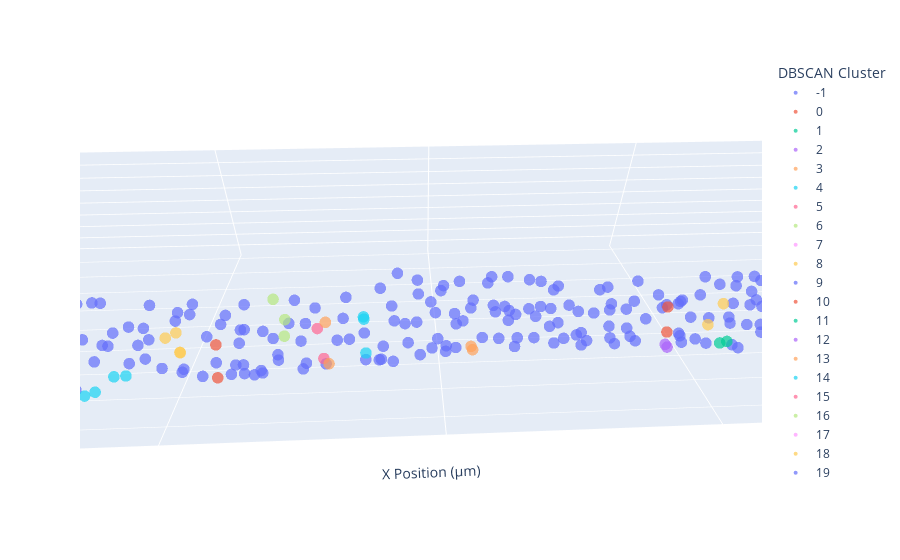

Source (notebook cell):
### Code cell
fig = px.scatter_3d(coord, 
                    x='Centroid_X_um', 
                    y='Centroid_Y_um', 
                    z='Mean_Z_um', 
                    color='Cluster', 
                    labels={
                        "Centroid_X_um": "X Position (µm)",
                        "Centroid_Y_um": "Y Position (µm)",
                        "Mean_Z_um": "Z Position (µm)",
                        "Cluster": "DBSCAN Cluster"  # Sets the legend title
                    },
                    # Use color_discrete_sequence for categorical data
                    color_discrete_sequence=px.colors.qualitative.Plotly)
                    
fig.update_traces(marker=dict(size=4, opacity=0.7))
fig.update_layout(scene=dict(aspectratio=dict(x=5, y=1, z=.5), 
                                   xaxis = dict(showticklabels = False),
                                   yaxis = dict(showticklabels = False),
                                   zaxis = dict(showticklabels = False)))

fig.show()

### Figure 1 — Plotly figure (JSON) as saved in the notebook; plotly's stock layout.template omitted (floating-point values rounded to 4 significant figures; data arrays with more than 128 entries replaced by an {"elided": "..."} marker saying what was removed)
{"data": [{"hovertemplate": "DBSCAN Cluster=-1<br>X Position (µm)=%{x}<br>Y Position (µm)=%{y}<br>Z Position (µm)=%{z}<extra></extra>", "legendgroup": "-1", "marker": {"color": "#636EFA", "opacity": 0.7, "size": 4, "symbol": "circle"}, "mode": "markers", "name": "-1", "scene": "scene", "showlegend": true, "type": "scatter3d", "x": {"elided": "365 float values"}, "y": {"elided": "365 float values"}, "z": {"elided": "365 float values"}}, {"hovertemplate": "DBSCAN Cluster=0<br>X Position (µm)=%{x}<br>Y Position (µm)=%{y}<br>Z Position (µm)=%{z}<extra></extra>", "legendgroup": "0", "marker": {"color": "#EF553B", "opacity": 0.7, "size": 4, "symbol": "circle"}, "mode": "markers", "name": "0", "scene": "scene", "showlegend": true, "type": "scatter3d", "x": [354.2, 361.2], "y": [366.5, 354.5], "z": [49.3, 62.62]}, {"hovertemplate": "DBSCAN Cluster=1<br>X Position (µm)=%{x}<br>Y Position (µm)=%{y}<br>Z Position (µm)=%{z}<extra></extra>", "legendgroup": "1", "marker": {"color": "#00CC96", "opacity": 0.7, "size": 4, "symbol": "circle"}, "mode": "markers", "name": "1", "scene": "scene", "showlegend": true, "type": "scatter3d", "x": [417.5, 401.9, 429.7, 439.0], "y": [405.4, 405.0, 413.4, 429.5], "z": [49.08, 48.8, 49.33, 48.89]}, {"hovertemplate": "DBSCAN Cluster=2<br>X Position (µm)=%{x}<br>Y Position (µm)=%{y}<br>Z Position (µm)=%{z}<extra></extra>", "legendgroup": "2", "marker": {"color": "#AB63FA", "opacity": 0.7, "size": 4, "symbol": "circle"}, "mode": "markers", "name": "2", "scene": "scene", "showlegend": true, "type": "scatter3d", "x": [460.6, 442.5, 458.6, 471.7], "y": [470.3, 475.5, 484.7, 496.0], "z": [71.01, 51.95, 57.56, 53.17]}, {"hovertemplate": "DBSCAN Cluster=3<br>X Position (µm)=%{x}<br>Y Position (µm)=%{y}<br>Z Position (µm)=%{z}<extra></extra>", "legendgroup": "3", "marker": {"color": "#FFA15A", "opacity": 0.7, "size": 4, "symbol": "circle"}, "mode": "markers", "name": "3", "scene": "scene", "showlegend": true, "type": "scatter3d", "x": [597.1, 608.6], "y": [570.5, 581.6], "z": [71.9, 62.61]}, {"hovertemplate": "DBSCAN Cluster=4<br>X Position (µm)=%{x}<br>Y Position (µm)=%{y}<br>Z Position (µm)=%{z}<extra></extra>", "legendgroup": "4", "marker": {"color": "#19D3F3", "opacity": 0.7, "size": 4, "symbol": "circle"}, "mode": "markers", "name": "4", "scene": "scene", "showlegend": true, "type": "scatter3d", "x": [668.6, 662.9], "y": [572.2, 590.7], "z": [50.73, 48.45]}, {"hovertemplate": "DBSCAN Cluster=5<br>X Position (µm)=%{x}<br>Y Position (µm)=%{y}<br>Z Position (µm)=%{z}<extra></extra>", "legendgroup": "5", "marker": {"color": "#FF6692", "opacity": 0.7, "size": 4, "symbol": "circle"}, "mode": "markers", "name": "5", "scene": "scene", "showlegend": true, "type": "scatter3d", "x": [564.6, 574.7], "y": [574.7, 582.8], "z": [62.03, 50.71]}, {"hovertemplate": "DBSCAN Cluster=6<br>X Position (µm)=%{x}<br>Y Position (µm)=%{y}<br>Z Position (µm)=%{z}<extra></extra>", "legendgroup": "6", "marker": {"color": "#B6E880", "opacity": 0.7, "size": 4, "symbol": "circle"}, "mode": "markers", "name": "6", "scene": "scene", "showlegend": true, "type": "scatter3d", "x": [698.6, 691.3], "y": [615.4, 631.8], "z": [51.95, 48.86]}, {"hovertemplate": "DBSCAN Cluster=7<br>X Position (µm)=%{x}<br>Y Position (µm)=%{y}<br>Z Position (µm)=%{z}<extra></extra>", "legendgroup": "7", "marker": {"color": "#FF97FF", "opacity": 0.7, "size": 4, "symbol": "circle"}, "mode": "markers", "name": "7", "scene": "scene", "showlegend": true, "type": "scatter3d", "x": [736.0, 717.1], "y": [743.1, 745.1], "z": [72.41, 72.1]}, {"hovertemplate": "DBSCAN Cluster=8<br>X Position (µm)=%{x}<br>Y Position (µm)=%{y}<br>Z Position (µm)=%{z}<extra></extra>", "legendgroup": "8", "marker": {"color": "#FECB52", "opacity": 0.7, "size": 4, "symbol": "circle"}, "mode": "markers", "name": "8", "scene": "scene", "showlegend": true, "type": "scatter3d", "x": [950.9, 936.6], "y": [770.1, 767.4], "z": [55.12, 63.17]}, {"hovertemplate": "DBSCAN Cluster=9<br>X Position (µm)=%{x}<br>Y Position (µm)=%{y}<br>Z Position (µm)=%{z}<extra></extra>", "legendgroup": "9", "marker": {"color": "#636EFA", "opacity": 0.7, "size": 4, "symbol": "circle"}, "mode": "markers", "name": "9", "scene": "scene", "showlegend": true, "type": "scatter3d", "x": [1005.0, 1014.0], "y": [778.5, 787.0], "z": [51.59, 53.53]}, {"hovertemplate": "DBSCAN Cluster=10<br>X Position (µm)=%{x}<br>Y Position (µm)=%{y}<br>Z Position (µm)=%{z}<extra></extra>", "legendgroup": "10", "marker": {"color": "#EF553B", "opacity": 0.7, "size": 4, "symbol": "circle"}, "mode": "markers", "name": "10", "scene": "scene", "showlegend": true, "type": "scatter3d", "x": [1037.0, 1049.0], "y": [781.2, 769.9], "z": [53.62, 62.73]}, {"hovertemplate": "DBSCAN Cluster=11<br>X Position (µm)=%{x}<br>Y Position (µm)=%{y}<br>Z Position (µm)=%{z}<extra></extra>", "legendgroup": "11", "marker": {"color": "#00CC96", "opacity": 0.7, "size": 4, "symbol": "circle"}, "mode": "markers", "name": "11", "scene": "scene", "showlegend": true, "type": "scatter3d", "x": [932.9, 950.1], "y": [835.0, 841.8], "z": [54.2, 54.33]}, {"hovertemplate": "DBSCAN Cluster=12<br>X Position (µm)=%{x}<br>Y Position (µm)=%{y}<br>Z Position (µm)=%{z}<extra></extra>", "legendgroup": "12", "marker": {"color": "#AB63FA", "opacity": 0.7, "size": 4, "symbol": "circle"}, "mode": "markers", "name": "12", "scene": "scene", "showlegend": true, "type": "scatter3d", "x": [1057.0, 1059.0], "y": [836.2, 853.0], "z": [53.93, 54.46]}, {"hovertemplate": "DBSCAN Cluster=13<br>X Position (µm)=%{x}<br>Y Position (µm)=%{y}<br>Z Position (µm)=%{z}<extra></extra>", "legendgroup": "13", "marker": {"color": "#FFA15A", "opacity": 0.7, "size": 4, "symbol": "circle"}, "mode": "markers", "name": "13", "scene": "scene", "showlegend": true, "type": "scatter3d", "x": [1444.0, 1442.0], "y": [852.9, 866.1], "z": [57.25, 57.25]}, {"hovertemplate": "DBSCAN Cluster=14<br>X Position (µm)=%{x}<br>Y Position (µm)=%{y}<br>Z Position (µm)=%{z}<extra></extra>", "legendgroup": "14", "marker": {"color": "#19D3F3", "opacity": 0.7, "size": 4, "symbol": "circle"}, "mode": "markers", "name": "14", "scene": "scene", "showlegend": true, "type": "scatter3d", "x": [1643.0, 1640.0, 1643.0], "y": [860.4, 873.5, 847.0], "z": [56.72, 70.57, 69.05]}, {"hovertemplate": "DBSCAN Cluster=15<br>X Position (µm)=%{x}<br>Y Position (µm)=%{y}<br>Z Position (µm)=%{z}<extra></extra>", "legendgroup": "15", "marker": {"color": "#FF6692", "opacity": 0.7, "size": 4, "symbol": "circle"}, "mode": "markers", "name": "15", "scene": "scene", "showlegend": true, "type": "scatter3d", "x": [1719.0, 1724.0], "y": [887.5, 874.9], "z": [57.84, 67.87]}, {"hovertemplate": "DBSCAN Cluster=16<br>X Position (µm)=%{x}<br>Y Position (µm)=%{y}<br>Z Position (µm)=%{z}<extra></extra>", "legendgroup": "16", "marker": {"color": "#B6E880", "opacity": 0.7, "size": 4, "symbol": "circle"}, "mode": "markers", "name": "16", "scene": "scene", "showlegend": true, "type": "scatter3d", "x": [1784.0, 1776.0, 1774.0], "y": [901.2, 914.1, 889.2], "z": [80.41, 69.12, 72.6]}, {"hovertemplate": "DBSCAN Cluster=17<br>X Position (µm)=%{x}<br>Y Position (µm)=%{y}<br>Z Position (µm)=%{z}<extra></extra>", "legendgroup": "17", "marker": {"color": "#FF97FF", "opacity": 0.7, "size": 4, "symbol": "circle"}, "mode": "markers", "name": "17", "scene": "scene", "showlegend": true, "type": "scatter3d", "x": [2706.0, 2714.0], "y": [909.6, 925.1], "z": [76.95, 82.02]}, {"hovertemplate": "DBSCAN Cluster=18<br>X Position (µm)=%{x}<br>Y Position (µm)=%{y}<br>Z Position (µm)=%{z}<extra></extra>", "legendgroup": "18", "marker": {"color": "#FECB52", "opacity": 0.7, "size": 4, "symbol": "circle"}, "mode": "markers", "name": "18", "scene": "scene", "showlegend": true, "type": "scatter3d", "x": [2897.0, 2881.0], "y": [910.5, 912.5], "z": [71.95, 80.09]}, {"hovertemplate": "DBSCAN Cluster=19<br>X Position (µm)=%{x}<br>Y Position (µm)=%{y}<br>Z Position (µm)=%{z}<extra></extra>", "legendgroup": "19", "marker": {"color": "#636EFA", "opacity": 0.7, "size": 4, "symbol": "circle"}, "mode": "markers", "name": "19", "scene": "scene", "showlegend": true, "type": "scatter3d", "x": [1825.0, 1838.0, 1854.0, 1862.0, 1852.0], "y": [928.3, 938.2, 938.0, 923.7, 925.3], "z": [57.24, 57.73, 58.28, 77.54, 68.17]}, {"hovertemplate": "DBSCAN Cluster=20<br>X Position (µm)=%{x}<br>Y Position (µm)=%{y}<br>Z Position (µm)=%{z}<extra></extra>", "legendgroup": "20", "marker": {"color": "#EF553B", "opacity": 0.7, "size": 4, "symbol": "circle"}, "mode": "markers", "name": "20", "scene": "scene", "showlegend": true, "type": "scatter3d", "x": [2834.0, 2814.0], "y": [933.8, 933.2], "z": [63.32, 63.63]}, {"hovertemplate": "DBSCAN Cluster=21<br>X Position (µm)=%{x}<br>Y Position (µm)=%{y}<br>Z Position (µm)=%{z}<extra></extra>", "legendgroup": "21", "marker": {"color": "#00CC96", "opacity": 0.7, "size": 4, "symbol": "circle"}, "mode": "markers", "name": "21", "scene": "scene", "showlegend": true, "type": "scatter3d", "x": [2481.0, 2497.0], "y": [934.0, 928.2], "z": [81.88, 75.48]}, {"hovertemplate": "DBSCAN Cluster=22<br>X Position (µm)=%{x}<br>Y Position (µm)=%{y}<br>Z Position (µm)=%{z}<extra></extra>", "legendgroup": "22", "marker": {"color": "#AB63FA", "opacity": 0.7, "size": 4, "symbol": "circle"}, "mode": "markers", "name": "22", "scene": "scene", "showlegend": true, "type": "scatter3d", "x": [2826.0, 2821.0], "y": [944.8, 956.6], "z": [87.95, 80.07]}, {"hovertemplate": "DBSCAN Cluster=23<br>X Position (µm)=%{x}<br>Y Position (µm)=%{y}<br>Z Position (µm)=%{z}<extra></extra>", "legendgroup": "23", "marker": {"color": "#FFA15A", "opacity": 0.7, "size": 4, "symbol": "circle"}, "mode": "markers", "name": "23", "scene": "scene", "showlegend": true, "type": "scatter3d", "x": [1702.0, 1699.0], "y": [950.1, 938.0], "z": [62.23, 75.58]}, {"hovertemplate": "DBSCAN Cluster=24<br>X Position (µm)=%{x}<br>Y Position (µm)=%{y}<br>Z Position (µm)=%{z}<extra></extra>", "legendgroup": "24", "marker": {"color": "#19D3F3", "opacity": 0.7, "size": 4, "symbol": "circle"}, "mode": "markers", "name": "24", "scene": "scene", "showlegend": true, "type": "scatter3d", "x": [2052.0, 2072.0], "y": [951.2, 953.4], "z": [60.26, 60.34]}, {"hovertemplate": "DBSCAN Cluster=25<br>X Position (µm)=%{x}<br>Y Position (µm)=%{y}<br>Z Position (µm)=%{z}<extra></extra>", "legendgroup": "25", "marker": {"color": "#FF6692", "opacity": 0.7, "size": 4, "symbol": "circle"}, "mode": "markers", "name": "25", "scene": "scene", "showlegend": true, "type": "scatter3d", "x": [2676.0, 2687.0], "y": [951.3, 963.3], "z": [77.67, 88.37]}, {"hovertemplate": "DBSCAN Cluster=26<br>X Position (µm)=%{x}<br>Y Position (µm)=%{y}<br>Z Position (µm)=%{z}<extra></extra>", "legendgroup": "26", "marker": {"color": "#B6E880", "opacity": 0.7, "size": 4, "symbol": "circle"}, "mode": "markers", "name": "26", "scene": "scene", "showlegend": true, "type": "scatter3d", "x": [2799.0, 2780.0], "y": [953.6, 956.7], "z": [83.69, 83.37]}, {"hovertemplate": "DBSCAN Cluster=27<br>X Position (µm)=%{x}<br>Y Position (µm)=%{y}<br>Z Position (µm)=%{z}<extra></extra>", "legendgroup": "27", "marker": {"color": "#FF97FF", "opacity": 0.7, "size": 4, "symbol": "circle"}, "mode": "markers", "name": "27", "scene": "scene", "showlegend": true, "type": "scatter3d", "x": [2194.0, 2205.0, 2199.0], "y": [956.3, 981.5, 966.8], "z": [60.08, 83.66, 74.96]}, {"hovertemplate": "DBSCAN Cluster=28<br>X Position (µm)=%{x}<br>Y Position (µm)=%{y}<br>Z Position (µm)=%{z}<extra></extra>", "legendgroup": "28", "marker": {"color": "#FECB52", "opacity": 0.7, "size": 4, "symbol": "circle"}, "mode": "markers", "name": "28", "scene": "scene", "showlegend": true, "type": "scatter3d", "x": [2148.0, 2133.0], "y": [960.2, 964.5], "z": [65.85, 73.99]}, {"hovertemplate": "DBSCAN Cluster=29<br>X Position (µm)=%{x}<br>Y Position (µm)=%{y}<br>Z Position (µm)=%{z}<extra></extra>", "legendgroup": "29", "marker": {"color": "#636EFA", "opacity": 0.7, "size": 4, "symbol": "circle"}, "mode": "markers", "name": "29", "scene": "scene", "showlegend": true, "type": "scatter3d", "x": [2446.0, 2434.0], "y": [968.1, 980.2], "z": [60.81, 70.68]}, {"hovertemplate": "DBSCAN Cluster=30<br>X Position (µm)=%{x}<br>Y Position (µm)=%{y}<br>Z Position (µm)=%{z}<extra></extra>", "legendgroup": "30", "marker": {"color": "#EF553B", "opacity": 0.7, "size": 4, "symbol": "circle"}, "mode": "markers", "name": "30", "scene": "scene", "showlegend": true, "type": "scatter3d", "x": [1893.0, 1878.0], "y": [968.4, 967.6], "z": [60.3, 71.91]}, {"hovertemplate": "DBSCAN Cluster=31<br>X Position (µm)=%{x}<br>Y Position (µm)=%{y}<br>Z Position (µm)=%{z}<extra></extra>", "legendgroup": "31", "marker": {"color": "#00CC96", "opacity": 0.7, "size": 4, "symbol": "circle"}, "mode": "markers", "name": "31", "scene": "scene", "showlegend": true, "type": "scatter3d", "x": [2884.0, 2902.0], "y": [974.4, 976.3], "z": [64.26, 62.95]}, {"hovertemplate": "DBSCAN Cluster=32<br>X Position (µm)=%{x}<br>Y Position (µm)=%{y}<br>Z Position (µm)=%{z}<extra></extra>", "legendgroup": "32", "marker": {"color": "#AB63FA", "opacity": 0.7, "size": 4, "symbol": "circle"}, "mode": "markers", "name": "32", "scene": "scene", "showlegend": true, "type": "scatter3d", "x": [2853.0, 2838.0], "y": [985.7, 989.4], "z": [87.79, 86.69]}, {"hovertemplate": "DBSCAN Cluster=33<br>X Position (µm)=%{x}<br>Y Position (µm)=%{y}<br>Z Position (µm)=%{z}<extra></extra>", "legendgroup": "33", "marker": {"color": "#FFA15A", "opacity": 0.7, "size": 4, "symbol": "circle"}, "mode": "markers", "name": "33", "scene": "scene", "showlegend": true, "type": "scatter3d", "x": [2325.0, 2312.0, 2316.0], "y": [988.3, 988.8, 1003.0], "z": [84.5, 82.03, 86.57]}, {"hovertemplate": "DBSCAN Cluster=34<br>X Position (µm)=%{x}<br>Y Position (µm)=%{y}<br>Z Position (µm)=%{z}<extra></extra>", "legendgroup": "34", "marker": {"color": "#19D3F3", "opacity": 0.7, "size": 4, "symbol": "circle"}, "mode": "markers", "name": "34", "scene": "scene", "showlegend": true, "type": "scatter3d", "x": [2089.0, 2107.0], "y": [1002.0, 1006.0], "z": [60.18, 59.31]}, {"hovertemplate": "DBSCAN Cluster=35<br>X Position (µm)=%{x}<br>Y Position (µm)=%{y}<br>Z Position (µm)=%{z}<extra></extra>", "legendgroup": "35", "marker": {"color": "#FF6692", "opacity": 0.7, "size": 4, "symbol": "circle"}, "mode": "markers", "name": "35", "scene": "scene", "showlegend": true, "type": "scatter3d", "x": [2839.0, 2820.0, 2854.0], "y": [903.5, 909.5, 914.8], "z": [78.48, 77.91, 80.71]}, {"hovertemplate": "DBSCAN Cluster=36<br>X Position (µm)=%{x}<br>Y Position (µm)=%{y}<br>Z Position (µm)=%{z}<extra></extra>", "legendgroup": "36", "marker": {"color": "#B6E880", "opacity": 0.7, "size": 4, "symbol": "circle"}, "mode": "markers", "name": "36", "scene": "scene", "showlegend": true, "type": "scatter3d", "x": [2800.0, 2784.0], "y": [917.5, 919.2], "z": [70.28, 78.26]}, {"hovertemplate": "DBSCAN Cluster=37<br>X Position (µm)=%{x}<br>Y Position (µm)=%{y}<br>Z Position (µm)=%{z}<extra></extra>", "legendgroup": "37", "marker": {"color": "#FF97FF", "opacity": 0.7, "size": 4, "symbol": "circle"}, "mode": "markers", "name": "37", "scene": "scene", "showlegend": true, "type": "scatter3d", "x": [2123.0, 2140.0], "y": [926.5, 929.1], "z": [80.98, 75.48]}, {"hovertemplate": "DBSCAN Cluster=38<br>X Position (µm)=%{x}<br>Y Position (µm)=%{y}<br>Z Position (µm)=%{z}<extra></extra>", "legendgroup": "38", "marker": {"color": "#FECB52", "opacity": 0.7, "size": 4, "symbol": "circle"}, "mode": "markers", "name": "38", "scene": "scene", "showlegend": true, "type": "scatter3d", "x": [1947.0, 1949.0, 1959.0, 1948.0], "y": [936.0, 944.7, 954.7, 946.0], "z": [73.39, 67.5, 73.46, 67.5]}, {"hovertemplate": "DBSCAN Cluster=39<br>X Position (µm)=%{x}<br>Y Position (µm)=%{y}<br>Z Position (µm)=%{z}<extra></extra>", "legendgroup": "39", "marker": {"color": "#636EFA", "opacity": 0.7, "size": 4, "symbol": "circle"}, "mode": "markers", "name": "39", "scene": "scene", "showlegend": true, "type": "scatter3d", "x": [2335.0, 2336.0], "y": [969.2, 962.0], "z": [70.03, 76.95]}, {"hovertemplate": "DBSCAN Cluster=40<br>X Position (µm)=%{x}<br>Y Position (µm)=%{y}<br>Z Position (µm)=%{z}<extra></extra>", "legendgroup": "40", "marker": {"color": "#EF553B", "opacity": 0.7, "size": 4, "symbol": "circle"}, "mode": "markers", "name": "40", "scene": "scene", "showlegend": true, "type": "scatter3d", "x": [2914.0, 2899.0], "y": [982.7, 988.7], "z": [81.44, 82.4]}, {"hovertemplate": "DBSCAN Cluster=41<br>X Position (µm)=%{x}<br>Y Position (µm)=%{y}<br>Z Position (µm)=%{z}<extra></extra>", "legendgroup": "41", "marker": {"color": "#00CC96", "opacity": 0.7, "size": 4, "symbol": "circle"}, "mode": "markers", "name": "41", "scene": "scene", "showlegend": true, "type": "scatter3d", "x": [2486.0, 2504.0], "y": [1004.0, 1006.0], "z": [77.03, 83.28]}, {"hovertemplate": "DBSCAN Cluster=42<br>X Position (µm)=%{x}<br>Y Position (µm)=%{y}<br>Z Position (µm)=%{z}<extra></extra>", "legendgroup": "42", "marker": {"color": "#AB63FA", "opacity": 0.7, "size": 4, "symbol": "circle"}, "mode": "markers", "name": "42", "scene": "scene", "showlegend": true, "type": "scatter3d", "x": [2099.0, 2119.0], "y": [1015.0, 1017.0], "z": [85.24, 85.0]}], "layout": {"autosize": true, "legend": {"title": {"text": "DBSCAN Cluster"}, "tracegroupgap": 0}, "margin": {"t": 60}, "scene": {"aspectratio": {"x": 5, "y": 1, "z": 0.5}, "camera": {"center": {"x": 0, "y": 0, "z": 0}, "eye": {"x": 0.06434, "y": 1.44, "z": 1.039}, "projection": {"type": "perspective"}, "up": {"x": 0, "y": 0, "z": 1}}, "domain": {"x": [0, 1], "y": [0, 1]}, "xaxis": {"showticklabels": false, "title": {"text": "X Position (µm)"}, "type": "linear"}, "yaxis": {"showticklabels": false, "title": {"text": "Y Position (µm)"}, "type": "linear"}, "zaxis": {"showticklabels": false, "title": {"text": "Z Position (µm)"}, "type": "linear"}}}}
